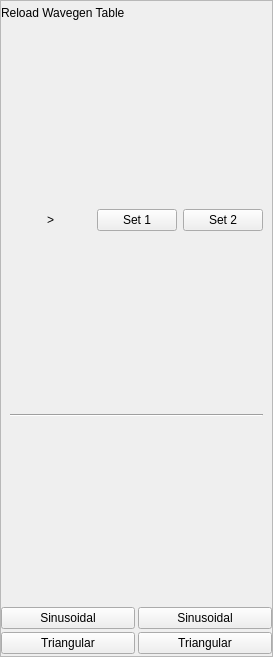
<?xml version="1.0" encoding="UTF-8"?>
<ui version="4.0">
 <class>MainWindow</class>
 <widget class="QMainWindow" name="MainWindow">
  <property name="geometry">
   <rect>
    <x>0</x>
    <y>0</y>
    <width>273</width>
    <height>657</height>
   </rect>
  </property>
  <property name="windowTitle">
   <string>MainWindow</string>
  </property>
  <widget class="QWidget" name="centralwidget">
   <layout class="QVBoxLayout" name="verticalLayout">
    <property name="margin">
     <number>0</number>
    </property>
    <item>
     <widget class="QFrame" name="frame_7">
      <property name="sizePolicy">
       <sizepolicy hsizetype="Preferred" vsizetype="Preferred">
        <horstretch>0</horstretch>
        <verstretch>0</verstretch>
       </sizepolicy>
      </property>
      <property name="maximumSize">
       <size>
        <width>650</width>
        <height>16777215</height>
       </size>
      </property>
      <property name="frameShape">
       <enum>QFrame::StyledPanel</enum>
      </property>
      <property name="frameShadow">
       <enum>QFrame::Raised</enum>
      </property>
      <property name="class" stdset="0">
       <string>PeripheralCollection</string>
      </property>
      <layout class="QVBoxLayout" name="verticalLayout_5">
       <property name="spacing">
        <number>3</number>
       </property>
       <property name="leftMargin">
        <number>0</number>
       </property>
       <property name="topMargin">
        <number>5</number>
       </property>
       <property name="rightMargin">
        <number>0</number>
       </property>
       <property name="bottomMargin">
        <number>2</number>
       </property>
       <item>
        <widget class="QLabel" name="label_4">
         <property name="sizePolicy">
          <sizepolicy hsizetype="Preferred" vsizetype="Maximum">
           <horstretch>0</horstretch>
           <verstretch>0</verstretch>
          </sizepolicy>
         </property>
         <property name="text">
          <string>Reload Wavegen Table</string>
         </property>
        </widget>
       </item>
       <item>
        <widget class="QFrame" name="Frame_4">
         <property name="sizePolicy">
          <sizepolicy hsizetype="Preferred" vsizetype="MinimumExpanding">
           <horstretch>0</horstretch>
           <verstretch>0</verstretch>
          </sizepolicy>
         </property>
         <property name="PeripheralCollectionInner" stdset="0">
          <string/>
         </property>
         <property name="class" stdset="0">
          <string>PeripheralCollectionInner</string>
         </property>
         <layout class="QGridLayout" name="gridLayout_4">
          <property name="sizeConstraint">
           <enum>QLayout::SetNoConstraint</enum>
          </property>
          <property name="horizontalSpacing">
           <number>6</number>
          </property>
          <item row="1" column="0" colspan="4">
           <widget class="Line" name="line">
            <property name="orientation">
             <enum>Qt::Horizontal</enum>
            </property>
           </widget>
          </item>
          <item row="0" column="2">
           <widget class="QPushButton" name="setButton_2">
            <property name="sizePolicy">
             <sizepolicy hsizetype="Minimum" vsizetype="Maximum">
              <horstretch>0</horstretch>
              <verstretch>0</verstretch>
             </sizepolicy>
            </property>
            <property name="text">
             <string>Set 1</string>
            </property>
           </widget>
          </item>
          <item row="2" column="0" colspan="4">
           <layout class="QVBoxLayout" name="tableLayout"/>
          </item>
          <item row="0" column="0" colspan="2">
           <widget class="QLabel" name="label_20">
            <property name="sizePolicy">
             <sizepolicy hsizetype="Preferred" vsizetype="Maximum">
              <horstretch>0</horstretch>
              <verstretch>0</verstretch>
             </sizepolicy>
            </property>
            <property name="text">
             <string>&gt;</string>
            </property>
            <property name="alignment">
             <set>Qt::AlignCenter</set>
            </property>
           </widget>
          </item>
          <item row="0" column="3">
           <widget class="QPushButton" name="setButton">
            <property name="sizePolicy">
             <sizepolicy hsizetype="Minimum" vsizetype="Maximum">
              <horstretch>0</horstretch>
              <verstretch>0</verstretch>
             </sizepolicy>
            </property>
            <property name="text">
             <string>Set 2</string>
            </property>
           </widget>
          </item>
         </layout>
        </widget>
       </item>
       <item>
        <layout class="QHBoxLayout" name="horizontalLayout">
         <item>
          <widget class="QPushButton" name="pushButton">
           <property name="text">
            <string>Sinusoidal</string>
           </property>
          </widget>
         </item>
         <item>
          <widget class="QPushButton" name="pushButton_2">
           <property name="text">
            <string>Sinusoidal</string>
           </property>
          </widget>
         </item>
        </layout>
       </item>
       <item>
        <layout class="QHBoxLayout" name="horizontalLayout_4">
         <item>
          <widget class="QPushButton" name="pushButton_7">
           <property name="text">
            <string>Triangular</string>
           </property>
          </widget>
         </item>
         <item>
          <widget class="QPushButton" name="pushButton_8">
           <property name="text">
            <string>Triangular</string>
           </property>
          </widget>
         </item>
        </layout>
       </item>
      </layout>
     </widget>
    </item>
   </layout>
  </widget>
  <widget class="QMenuBar" name="menubar">
   <property name="geometry">
    <rect>
     <x>0</x>
     <y>0</y>
     <width>273</width>
     <height>25</height>
    </rect>
   </property>
  </widget>
 </widget>
 <resources/>
 <connections>
  <connection>
   <sender>setButton_2</sender>
   <signal>clicked()</signal>
   <receiver>MainWindow</receiver>
   <slot>loadSine1()</slot>
   <hints>
    <hint type="sourcelabel">
     <x>140</x>
     <y>74</y>
    </hint>
    <hint type="destinationlabel">
     <x>158</x>
     <y>0</y>
    </hint>
   </hints>
  </connection>
  <connection>
   <sender>setButton</sender>
   <signal>clicked()</signal>
   <receiver>MainWindow</receiver>
   <slot>loadSine2()</slot>
   <hints>
    <hint type="sourcelabel">
     <x>226</x>
     <y>84</y>
    </hint>
    <hint type="destinationlabel">
     <x>241</x>
     <y>0</y>
    </hint>
   </hints>
  </connection>
  <connection>
   <sender>pushButton</sender>
   <signal>clicked()</signal>
   <receiver>MainWindow</receiver>
   <slot>reset1()</slot>
   <hints>
    <hint type="sourcelabel">
     <x>106</x>
     <y>608</y>
    </hint>
    <hint type="destinationlabel">
     <x>-17</x>
     <y>616</y>
    </hint>
   </hints>
  </connection>
  <connection>
   <sender>pushButton_2</sender>
   <signal>clicked()</signal>
   <receiver>MainWindow</receiver>
   <slot>reset2()</slot>
   <hints>
    <hint type="sourcelabel">
     <x>270</x>
     <y>608</y>
    </hint>
    <hint type="destinationlabel">
     <x>291</x>
     <y>630</y>
    </hint>
   </hints>
  </connection>
  <connection>
   <sender>pushButton_7</sender>
   <signal>clicked()</signal>
   <receiver>MainWindow</receiver>
   <slot>setTria1()</slot>
   <hints>
    <hint type="sourcelabel">
     <x>91</x>
     <y>634</y>
    </hint>
    <hint type="destinationlabel">
     <x>78</x>
     <y>678</y>
    </hint>
   </hints>
  </connection>
  <connection>
   <sender>pushButton_8</sender>
   <signal>clicked()</signal>
   <receiver>MainWindow</receiver>
   <slot>setTria2()</slot>
   <hints>
    <hint type="sourcelabel">
     <x>216</x>
     <y>635</y>
    </hint>
    <hint type="destinationlabel">
     <x>223</x>
     <y>673</y>
    </hint>
   </hints>
  </connection>
 </connections>
 <slots>
  <slot>loadSine1()</slot>
  <slot>loadSine2()</slot>
  <slot>reset1()</slot>
  <slot>reset2()</slot>
  <slot>setTria1()</slot>
  <slot>setTria2()</slot>
 </slots>
</ui>
